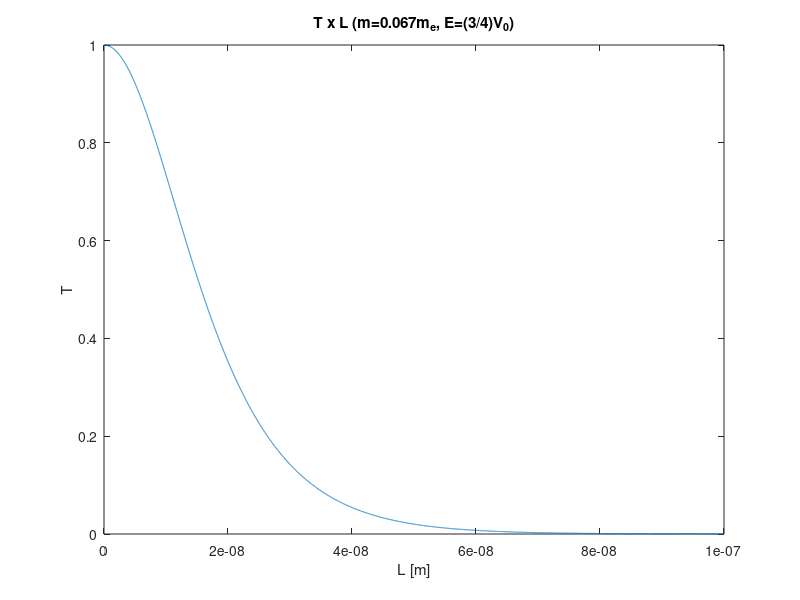

This chart was generated by the following MATLAB code:
clear;
clc;

hbar = 6.62607015E-34;
me = 9.109E-31;
m = 0.067*me;
V0 = (224E-3)*(1.6022E-19);

eta = 3/4;
alpha = sqrt(2*m*V0*(1-eta))/hbar;

L = [0:1E-11:100E-9];
T = (1 + ((sinh(alpha.*L)).^2)./(4*eta.*(1-eta)) ).^-1;

figure(1)
plot(L,T);
title('T x L (m=0.067m_{e}, E=(3/4)V_{0})');
xlabel('L [m]');
ylabel('T');
